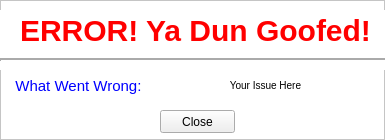
<?xml version="1.0" encoding="UTF-8"?>
<ui version="4.0">
 <class>Frame</class>
 <widget class="QFrame" name="Frame">
  <property name="geometry">
   <rect>
    <x>0</x>
    <y>0</y>
    <width>385</width>
    <height>140</height>
   </rect>
  </property>
  <property name="windowTitle">
   <string>ERROR!</string>
  </property>
  <property name="windowIcon">
   <iconset resource="../qtResources.qrc">
    <normaloff>:/newPrefix/ui/marta-logo.png</normaloff>:/newPrefix/ui/marta-logo.png</iconset>
  </property>
  <property name="styleSheet">
   <string notr="true">QFrame {background-color: #ffffff}</string>
  </property>
  <property name="frameShape">
   <enum>QFrame::StyledPanel</enum>
  </property>
  <property name="frameShadow">
   <enum>QFrame::Raised</enum>
  </property>
  <widget class="QLabel" name="errorLabel">
   <property name="geometry">
    <rect>
     <x>0</x>
     <y>10</y>
     <width>391</width>
     <height>41</height>
    </rect>
   </property>
   <property name="styleSheet">
    <string notr="true">#errorLabel {font-size: 30px; color: red; font-weight: bold;}</string>
   </property>
   <property name="text">
    <string>ERROR! Ya Dun Goofed!</string>
   </property>
   <property name="alignment">
    <set>Qt::AlignCenter</set>
   </property>
   <property name="wordWrap">
    <bool>true</bool>
   </property>
  </widget>
  <widget class="QLabel" name="wrongLabel">
   <property name="geometry">
    <rect>
     <x>10</x>
     <y>70</y>
     <width>141</width>
     <height>31</height>
    </rect>
   </property>
   <property name="styleSheet">
    <string notr="true">#wrongLabel {font-size: 15px; color: blue;}</string>
   </property>
   <property name="text">
    <string>What Went Wrong: </string>
   </property>
   <property name="alignment">
    <set>Qt::AlignCenter</set>
   </property>
   <property name="wordWrap">
    <bool>true</bool>
   </property>
  </widget>
  <widget class="QPushButton" name="closeButton">
   <property name="geometry">
    <rect>
     <x>160</x>
     <y>110</y>
     <width>75</width>
     <height>23</height>
    </rect>
   </property>
   <property name="text">
    <string>Close</string>
   </property>
  </widget>
  <widget class="QLabel" name="issueLabel">
   <property name="geometry">
    <rect>
     <x>150</x>
     <y>70</y>
     <width>231</width>
     <height>31</height>
    </rect>
   </property>
   <property name="styleSheet">
    <string notr="true">#issueLabel {font-size: 10px;}</string>
   </property>
   <property name="text">
    <string>Your Issue Here</string>
   </property>
   <property name="alignment">
    <set>Qt::AlignCenter</set>
   </property>
   <property name="wordWrap">
    <bool>true</bool>
   </property>
  </widget>
  <widget class="Line" name="line">
   <property name="geometry">
    <rect>
     <x>0</x>
     <y>50</y>
     <width>401</width>
     <height>20</height>
    </rect>
   </property>
   <property name="maximumSize">
    <size>
     <width>16777215</width>
     <height>16777215</height>
    </size>
   </property>
   <property name="font">
    <font>
     <pointsize>8</pointsize>
    </font>
   </property>
   <property name="focusPolicy">
    <enum>Qt::StrongFocus</enum>
   </property>
   <property name="lineWidth">
    <number>2</number>
   </property>
   <property name="orientation">
    <enum>Qt::Horizontal</enum>
   </property>
  </widget>
 </widget>
 <resources>
  <include location="../qtResources.qrc"/>
 </resources>
 <connections/>
</ui>
